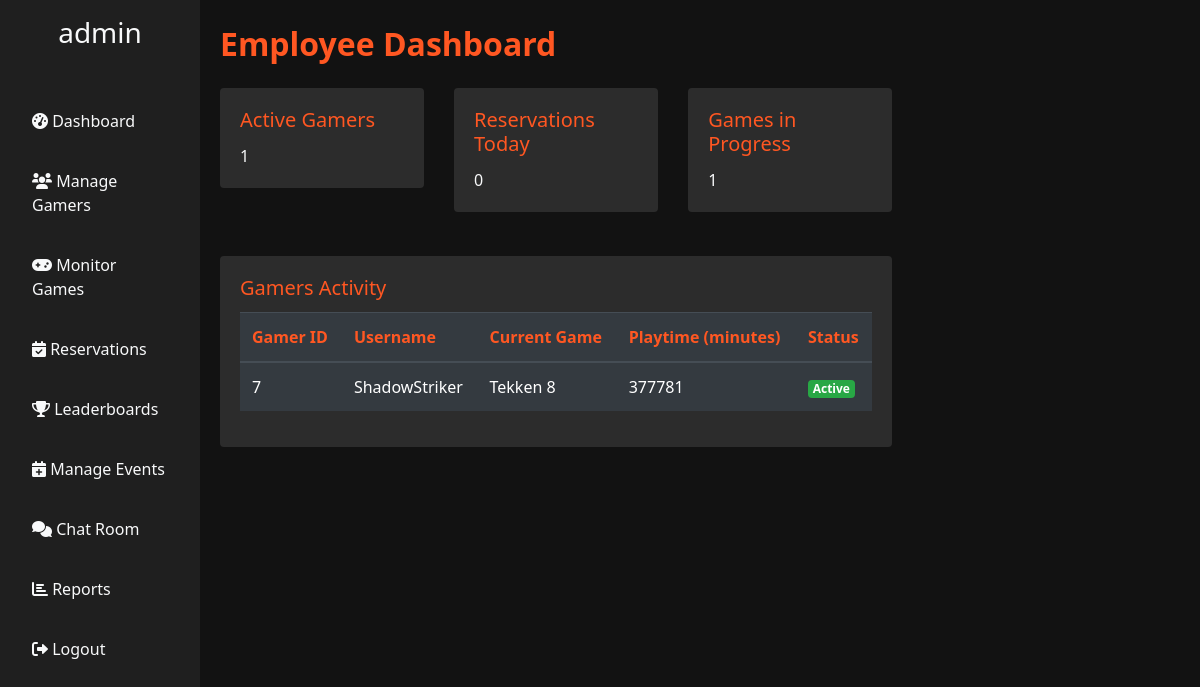
Screenshot of /employeedashboard/ (signed in) with the database file from the repository.
### users/models.py (models this page shows)
class User(AbstractUser):
    ROLE_CHOICE = (
        ('GAMER', 'GAMER'),
        ('EMPLOYEE', 'EMPLOYEE'),
        ('ADMIN', 'ADMIN'),
    )
    role = models.CharField(max_length=20, choices=ROLE_CHOICE, default='GAMER')

### gamerz/models.py (models this page shows, shortened)
class Game(models.Model):
    title = models.CharField(max_length=255)
    description = models.TextField()
    genre = models.CharField(max_length=50)
    release_date = models.DateField()
    rating = models.FloatField()
    favorite_by = models.ManyToManyField(settings.AUTH_USER_MODEL, related_name='favorite_games', blank=True)
    image = models.ImageField(upload_to='game_images/', blank=True, null=True)
    status = models.CharField(max_length=50, null=True)
    def __str__(self):
        return self.title

class OngoingGame(models.Model):
    user = models.ForeignKey(settings.AUTH_USER_MODEL, on_delete=models.CASCADE)
    station = models.ForeignKey(GamingStation, on_delete=models.CASCADE)
    game_title = models.ForeignKey(Game, on_delete=models.CASCADE, null=True)
    start_time = models.DateTimeField()
    status = models.CharField(max_length=50, choices=[('Active', 'Active'), ('Paused', 'Paused'), ('Completed', 'Completed')])

### users/views.py (the view)
# urls.py: path('employeedashboard/', views.employee_dashboard_view, name='employee'),
def employee_dashboard_view(request):
    today = timezone.now().date()
    active_gamers_count = OngoingGame.objects.filter(status='Active').count()
    reservations_today_count = Reservation.objects.filter(start_time__date=today).count()
    games_in_progress_count = OngoingGame.objects.filter(status__in=['Active', 'Paused']).count()
    gamers_activity = []
    now = timezone.now()
    ongoing_games = OngoingGame.objects.select_related('user', 'station').all()
    for game in ongoing_games:
        playtime_minutes = int((now - game.start_time).total_seconds() / 60)
        gamers_activity.append({
            'gamer_id': game.user.id,
            'username': game.user.username,
            'game_title': game.game_title,
            'playtime': playtime_minutes,
            'status': game.status,
        })
    context = {
        'active_gamers_count': active_gamers_count,
        'reservations_today_count': reservations_today_count,
        'games_in_progress_count': games_in_progress_count,
        'gamers_activity': gamers_activity,
    }
    return render(request, 'users/employee.html', context)

### templates/users/employee.html (shortened to what this page needs)
<!DOCTYPE html>
<html lang="en">
<head>
    <link rel="stylesheet" href="https://stackpath.bootstrapcdn.com/bootstrap/4.5.2/css/bootstrap.min.css">
    <link rel="stylesheet" href="https://cdnjs.cloudflare.com/ajax/libs/font-awesome/6.0.0-beta3/css/all.min.css">
</head>
<body>
    <div class="d-flex">
        <div class="sidebar d-flex flex-column p-3">
            <h3 class="text-center">{{ request.user.username }}</h3>
            <ul class="nav flex-column">
                <li class="nav-item">
                    <a class="nav-link" href="{% url 'employee' %}"><i class="fas fa-tachometer-alt"></i> Dashboard</a>
                </li>
                <li class="nav-item">
                    <a class="nav-link" href="{% url 'manage_gamers' %}"><i class="fas fa-users"></i> Manage Gamers</a>
                </li>
                <li class="nav-item">
                    <a class="nav-link" href="{% url 'monitorgames' %}"><i class="fas fa-gamepad"></i> Monitor Games</a>
                </li>
                <li class="nav-item">
                    <a class="nav-link" href="{% url 'employeereservation' %}"><i class="fas fa-calendar-check"></i> Reservations</a>
                </li>
                <li class="nav-item">
                    <a class="nav-link" href="{% url 'achievementsbygamers' %}"><i class="fas fa-trophy"></i> Leaderboards</a>
                </li>
                <li class="nav-item">
                    <a class="nav-link" href="{% url 'manageevents' %}"><i class="fas fa-calendar-plus"></i> Manage Events</a>
                </li>
                <li class="nav-item">
                    <a class="nav-link" href="{% url 'chat_room' 1 %}"><i class="fas fa-comments"></i> Chat Room</a>
                </li>
                <li class="nav-item">
                    <a class="nav-link" href="{% url 'employeereport' %}"><i class="fas fa-chart-bar"></i> Reports</a>
                </li>
                <li class="nav-item">
                    <a class="nav-link" href="{% url 'logout' %}"><i class="fas fa-sign-out-alt"></i> Logout</a>
                </li>
            </ul>
        </div>
        <div class="content">
            <div class="dashboard-header">
                Employee Dashboard
            </div>
            <div class="row">
                <div class="col-lg-4 col-md-6 mb-4">
                    <div class="card">
                        <div class="card-body">
                            <h5 class="card-title">Active Gamers</h5>
                            <p class="card-text">{{ active_gamers_count }}</p>
                        </div>
                    </div>
                </div>
                <div class="col-lg-4 col-md-6 mb-4">
                    <div class="card">
                        <div class="card-body">
                            <h5 class="card-title">Reservations Today</h5>
                            <p class="card-text">{{ reservations_today_count }}</p>
                        </div>
                    </div>
                </div>
                <div class="col-lg-4 col-md-6 mb-4">
                    <div class="card">
                        <div class="card-body">
                            <h5 class="card-title">Games in Progress</h5>
                            <p class="card-text">{{ games_in_progress_count }}</p>
                        </div>
                    </div>
                </div>
            </div>
            <div class="card">
                <div class="card-body">
                    <h5 class="card-title">Gamers Activity</h5>
                    <table class="table table-dark table-hover">
                        <thead>
                            <tr>
                                <th>Gamer ID</th>
                                <th>Username</th>
                                <th>Current Game</th>
                                <th>Playtime (minutes)</th>
                                <th>Status</th>
                            </tr>
                        </thead>
                        <tbody>
                            {% for game in gamers_activity %}
                                <tr>
                                    <td>{{ game.gamer_id }}</td>
                                    <td>{{ game.username }}</td>
                                    <td>{{ game.game_title }}</td>
                                    <td>{{ game.playtime }}</td>
                                    <td><span class="badge {% if game.status == 'Active' %}badge-success{% elif game.status == 'Paused' %}badge-warning{% else %}badge-secondary{% endif %}">{{ game.status }}</span></td>
                                </tr>
                            {% endfor %}
                        </tbody>
                    </table>
                </div>
            </div>
        </div>
    </div>
</body>
</html>

### templates/users/employee.html (style rules this page uses)
body { font-family: 'Segoe UI', Tahoma, Geneva, Verdana, sans-serif; background-color: #121212; color: #f8f9fa; margin: 0; }
.sidebar { background-color: #1f1f1f; height: 100vh; padding-top: 20px; position: fixed; top: 0; left: 0; width: 250px; transition: all 0.3s; }
.sidebar .nav-link { color: #f8f9fa; margin: 10px 0; }
.content { margin-left: 250px; padding: 20px; transition: margin-left 0.3s; }
.dashboard-header { font-size: 2rem; font-weight: bold; color: #ff5722; margin-bottom: 20px; }
.card { background-color: #2c2c2c; border: none; margin-bottom: 20px; }
.card-title { color: #ff5722; }
.card-body { color: #f8f9fa; }
.table thead th { color: #ff5722; }
@media (max-width: 1200px) { .sidebar { width: 200px; } }
@media (max-width: 1200px) { .content { margin-left: 200px; } }

### rows the page displays
User: user.username "admin"
Game: gamer_id "7", username "ShadowStriker", game_title "Tekken 8", playtime "377781", status "Active"

### other values shown
{{ active_gamers_count }} "1"
{{ reservations_today_count }} "0"
{{ games_in_progress_count }} "1"
